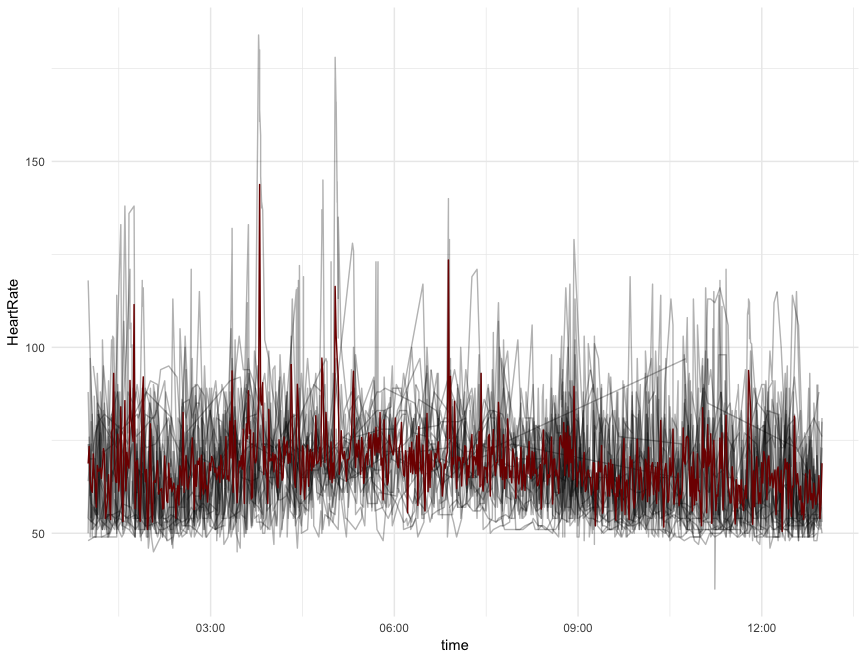

This chart was generated by the following R code:
library(ggplot2)
library(tidyr)
library(reshape2)
library(dplyr)

# read dataframe, convert time zones
df <- read.csv(file='healthkitdata.csv',sep=',',head=T)
df$X <- NULL
df$date <- as.POSIXct(as.character(df$date),format="%Y-%m-%dT%H:%M:%S+00:00")

# reformat dataframe to wide
df %>% dcast(date ~ variable, fun=mean) -> df_wide

# get hours 
hours <- strftime(df_wide$date,format="%H:%M")
df_wide$time <- as.POSIXct(hours, format="%H:%M")
df_wide$day <- strftime(df_wide$date,format="%Y-%m-%d")

# get mean for each time entry

df_wide %>% group_by(time) %>% summarise(HeartRate = mean(HeartRate,na.rm=TRUE)) -> hr_mean

#plot 
ggplot(subset(df_wide,df_wide$HeartRate > 0),aes(time,HeartRate)) + 
  geom_line(aes(group=day),alpha=0.3) +
  geom_line(data=hr_mean,color='#7f0000') +
  theme_minimal()
